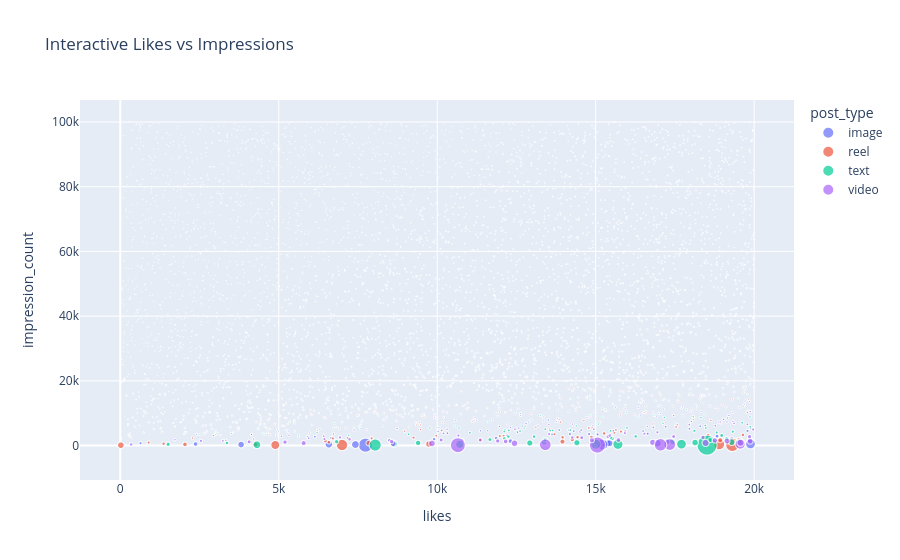

Source (notebook cell):
### Markdown cell above
#### Plotly Interactive Chart

### Code cell
import plotly.express as px

fig = px.scatter(
    df,
    x='likes',
    y='impression_count',
    color='post_type',
    size='engagement_rate',
    title='Interactive Likes vs Impressions'
)

fig.show()

### Figure 1 — Plotly figure (JSON) as saved in the notebook; plotly's stock layout.template omitted (floating-point values rounded to 4 significant figures; data arrays with more than 128 entries replaced by an {"elided": "..."} marker saying what was removed)
{"data": [{"hovertemplate": "post_type=image<br>likes=%{x}<br>impression_count=%{y}<br>engagement_rate=%{marker.size}<extra></extra>", "legendgroup": "image", "marker": {"color": "#636efa", "size": {"elided": "1247 float values"}, "sizemode": "area", "sizeref": 0.4788, "symbol": "circle"}, "mode": "markers", "name": "image", "showlegend": true, "type": "scattergl", "x": {"elided": "1247 float values"}, "xaxis": "x", "y": {"elided": "1247 int values"}, "yaxis": "y"}, {"hovertemplate": "post_type=reel<br>likes=%{x}<br>impression_count=%{y}<br>engagement_rate=%{marker.size}<extra></extra>", "legendgroup": "reel", "marker": {"color": "#EF553B", "size": {"elided": "1283 float values"}, "sizemode": "area", "sizeref": 0.4788, "symbol": "circle"}, "mode": "markers", "name": "reel", "showlegend": true, "type": "scattergl", "x": {"elided": "1283 float values"}, "xaxis": "x", "y": {"elided": "1283 int values"}, "yaxis": "y"}, {"hovertemplate": "post_type=text<br>likes=%{x}<br>impression_count=%{y}<br>engagement_rate=%{marker.size}<extra></extra>", "legendgroup": "text", "marker": {"color": "#00cc96", "size": {"elided": "1245 float values"}, "sizemode": "area", "sizeref": 0.4788, "symbol": "circle"}, "mode": "markers", "name": "text", "showlegend": true, "type": "scattergl", "x": {"elided": "1245 float values"}, "xaxis": "x", "y": {"elided": "1245 int values"}, "yaxis": "y"}, {"hovertemplate": "post_type=video<br>likes=%{x}<br>impression_count=%{y}<br>engagement_rate=%{marker.size}<extra></extra>", "legendgroup": "video", "marker": {"color": "#ab63fa", "size": {"elided": "1225 float values"}, "sizemode": "area", "sizeref": 0.4788, "symbol": "circle"}, "mode": "markers", "name": "video", "showlegend": true, "type": "scattergl", "x": {"elided": "1225 float values"}, "xaxis": "x", "y": {"elided": "1225 int values"}, "yaxis": "y"}], "layout": {"legend": {"itemsizing": "constant", "title": {"text": "post_type"}, "tracegroupgap": 0}, "title": {"text": "Interactive Likes vs Impressions"}, "xaxis": {"anchor": "y", "domain": [0, 1], "title": {"text": "likes"}}, "yaxis": {"anchor": "x", "domain": [0, 1], "title": {"text": "impression_count"}}}}
